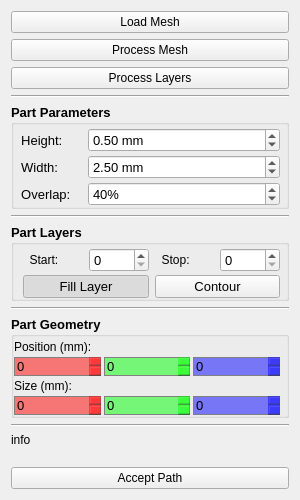
<?xml version="1.0" encoding="UTF-8"?>
<ui version="4.0">
 <class>Form</class>
 <widget class="QWidget" name="Form">
  <property name="geometry">
   <rect>
    <x>0</x>
    <y>0</y>
    <width>300</width>
    <height>500</height>
   </rect>
  </property>
  <property name="font">
   <font>
    <weight>75</weight>
    <bold>true</bold>
   </font>
  </property>
  <property name="windowTitle">
   <string>Form</string>
  </property>
  <layout class="QGridLayout" name="gridLayout">
   <item row="7" column="0">
    <widget class="Line" name="line_4">
     <property name="orientation">
      <enum>Qt::Horizontal</enum>
     </property>
    </widget>
   </item>
   <item row="12" column="0">
    <widget class="Line" name="line_2">
     <property name="orientation">
      <enum>Qt::Horizontal</enum>
     </property>
    </widget>
   </item>
   <item row="2" column="0">
    <widget class="QPushButton" name="btnLayers">
     <property name="font">
      <font>
       <weight>50</weight>
       <bold>false</bold>
      </font>
     </property>
     <property name="text">
      <string>Process Layers</string>
     </property>
    </widget>
   </item>
   <item row="8" column="0">
    <widget class="QGroupBox" name="grpLayers">
     <property name="font">
      <font>
       <pointsize>10</pointsize>
       <weight>75</weight>
       <bold>true</bold>
      </font>
     </property>
     <property name="title">
      <string>Part Layers</string>
     </property>
     <property name="checkable">
      <bool>false</bool>
     </property>
     <layout class="QGridLayout" name="gridLayout_2">
      <property name="topMargin">
       <number>3</number>
      </property>
      <property name="rightMargin">
       <number>6</number>
      </property>
      <property name="bottomMargin">
       <number>0</number>
      </property>
      <property name="horizontalSpacing">
       <number>6</number>
      </property>
      <property name="verticalSpacing">
       <number>3</number>
      </property>
      <item row="0" column="2">
       <widget class="QLabel" name="lblStop">
        <property name="font">
         <font>
          <pointsize>9</pointsize>
          <weight>50</weight>
          <bold>false</bold>
         </font>
        </property>
        <property name="text">
         <string>  Stop:   </string>
        </property>
       </widget>
      </item>
      <item row="0" column="0">
       <widget class="QLabel" name="lblStart">
        <property name="font">
         <font>
          <pointsize>9</pointsize>
          <weight>50</weight>
          <bold>false</bold>
         </font>
        </property>
        <property name="text">
         <string>  Start:   </string>
        </property>
       </widget>
      </item>
      <item row="0" column="1">
       <widget class="QDoubleSpinBox" name="sbStart">
        <property name="font">
         <font>
          <weight>50</weight>
          <bold>false</bold>
         </font>
        </property>
        <property name="decimals">
         <number>0</number>
        </property>
        <property name="maximum">
         <double>1000.000000000000000</double>
        </property>
       </widget>
      </item>
      <item row="0" column="3">
       <widget class="QDoubleSpinBox" name="sbStop">
        <property name="font">
         <font>
          <weight>50</weight>
          <bold>false</bold>
         </font>
        </property>
        <property name="decimals">
         <number>0</number>
        </property>
        <property name="maximum">
         <double>1000.000000000000000</double>
        </property>
       </widget>
      </item>
      <item row="1" column="2" colspan="2">
       <widget class="QPushButton" name="chbContour">
        <property name="font">
         <font>
          <weight>50</weight>
          <bold>false</bold>
         </font>
        </property>
        <property name="layoutDirection">
         <enum>Qt::LeftToRight</enum>
        </property>
        <property name="autoFillBackground">
         <bool>false</bool>
        </property>
        <property name="text">
         <string>Contour</string>
        </property>
        <property name="checkable">
         <bool>true</bool>
        </property>
        <property name="checked">
         <bool>false</bool>
        </property>
       </widget>
      </item>
      <item row="1" column="0" colspan="2">
       <widget class="QPushButton" name="chbFill">
        <property name="font">
         <font>
          <weight>50</weight>
          <bold>false</bold>
         </font>
        </property>
        <property name="layoutDirection">
         <enum>Qt::LeftToRight</enum>
        </property>
        <property name="autoFillBackground">
         <bool>false</bool>
        </property>
        <property name="text">
         <string>Fill Layer</string>
        </property>
        <property name="checkable">
         <bool>true</bool>
        </property>
        <property name="checked">
         <bool>true</bool>
        </property>
       </widget>
      </item>
     </layout>
    </widget>
   </item>
   <item row="6" column="0">
    <widget class="QGroupBox" name="grpParameters">
     <property name="font">
      <font>
       <pointsize>10</pointsize>
      </font>
     </property>
     <property name="title">
      <string>Part Parameters</string>
     </property>
     <layout class="QFormLayout" name="formLayout">
      <property name="rowWrapPolicy">
       <enum>QFormLayout::DontWrapRows</enum>
      </property>
      <property name="horizontalSpacing">
       <number>6</number>
      </property>
      <property name="verticalSpacing">
       <number>3</number>
      </property>
      <property name="leftMargin">
       <number>0</number>
      </property>
      <property name="topMargin">
       <number>3</number>
      </property>
      <property name="rightMargin">
       <number>6</number>
      </property>
      <property name="bottomMargin">
       <number>0</number>
      </property>
      <item row="0" column="0">
       <widget class="QLabel" name="lblHeight">
        <property name="font">
         <font>
          <weight>50</weight>
          <italic>false</italic>
          <bold>false</bold>
         </font>
        </property>
        <property name="text">
         <string>  Height:   </string>
        </property>
       </widget>
      </item>
      <item row="0" column="1">
       <widget class="QDoubleSpinBox" name="sbHeight">
        <property name="font">
         <font>
          <weight>50</weight>
          <italic>false</italic>
          <bold>false</bold>
         </font>
        </property>
        <property name="suffix">
         <string> mm</string>
        </property>
        <property name="maximum">
         <double>100.000000000000000</double>
        </property>
        <property name="singleStep">
         <double>0.100000000000000</double>
        </property>
        <property name="value">
         <double>0.500000000000000</double>
        </property>
       </widget>
      </item>
      <item row="1" column="1">
       <widget class="QDoubleSpinBox" name="sbWidth">
        <property name="font">
         <font>
          <weight>50</weight>
          <italic>false</italic>
          <bold>false</bold>
         </font>
        </property>
        <property name="suffix">
         <string> mm</string>
        </property>
        <property name="maximum">
         <double>100.000000000000000</double>
        </property>
        <property name="singleStep">
         <double>0.100000000000000</double>
        </property>
        <property name="value">
         <double>2.500000000000000</double>
        </property>
       </widget>
      </item>
      <item row="2" column="1">
       <widget class="QDoubleSpinBox" name="sbOverlap">
        <property name="font">
         <font>
          <weight>50</weight>
          <italic>false</italic>
          <bold>false</bold>
         </font>
        </property>
        <property name="suffix">
         <string>%</string>
        </property>
        <property name="decimals">
         <number>0</number>
        </property>
        <property name="maximum">
         <double>100.000000000000000</double>
        </property>
        <property name="singleStep">
         <double>5.000000000000000</double>
        </property>
        <property name="value">
         <double>40.000000000000000</double>
        </property>
       </widget>
      </item>
      <item row="1" column="0">
       <widget class="QLabel" name="lblWidth">
        <property name="font">
         <font>
          <weight>50</weight>
          <italic>false</italic>
          <bold>false</bold>
         </font>
        </property>
        <property name="text">
         <string>  Width:   </string>
        </property>
       </widget>
      </item>
      <item row="2" column="0">
       <widget class="QLabel" name="lblOverlap">
        <property name="font">
         <font>
          <weight>50</weight>
          <italic>false</italic>
          <bold>false</bold>
         </font>
        </property>
        <property name="text">
         <string>  Overlap:   </string>
        </property>
       </widget>
      </item>
     </layout>
    </widget>
   </item>
   <item row="15" column="0">
    <spacer name="verticalSpacer">
     <property name="orientation">
      <enum>Qt::Vertical</enum>
     </property>
     <property name="sizeHint" stdset="0">
      <size>
       <width>20</width>
       <height>40</height>
      </size>
     </property>
    </spacer>
   </item>
   <item row="0" column="0">
    <widget class="QPushButton" name="btnLoad">
     <property name="minimumSize">
      <size>
       <width>0</width>
       <height>0</height>
      </size>
     </property>
     <property name="maximumSize">
      <size>
       <width>16777215</width>
       <height>16777215</height>
      </size>
     </property>
     <property name="font">
      <font>
       <weight>50</weight>
       <italic>false</italic>
       <bold>false</bold>
      </font>
     </property>
     <property name="text">
      <string>Load Mesh</string>
     </property>
    </widget>
   </item>
   <item row="11" column="0">
    <widget class="QGroupBox" name="grpGeometry">
     <property name="font">
      <font>
       <pointsize>10</pointsize>
       <weight>75</weight>
       <italic>false</italic>
       <bold>true</bold>
      </font>
     </property>
     <property name="title">
      <string>Part Geometry</string>
     </property>
     <layout class="QVBoxLayout" name="verticalLayout_2">
      <property name="spacing">
       <number>3</number>
      </property>
      <property name="leftMargin">
       <number>0</number>
      </property>
      <property name="topMargin">
       <number>3</number>
      </property>
      <property name="rightMargin">
       <number>6</number>
      </property>
      <property name="bottomMargin">
       <number>0</number>
      </property>
      <item>
       <widget class="QLabel" name="lblPosition">
        <property name="font">
         <font>
          <pointsize>9</pointsize>
          <weight>50</weight>
          <italic>false</italic>
          <bold>false</bold>
         </font>
        </property>
        <property name="text">
         <string>Position (mm):</string>
        </property>
       </widget>
      </item>
      <item>
       <layout class="QGridLayout" name="glPosition" rowstretch="0">
        <property name="spacing">
         <number>3</number>
        </property>
        <item row="0" column="0">
         <widget class="QDoubleSpinBox" name="sbPositionX">
          <property name="font">
           <font>
            <weight>50</weight>
            <italic>false</italic>
            <bold>false</bold>
           </font>
          </property>
          <property name="autoFillBackground">
           <bool>false</bool>
          </property>
          <property name="styleSheet">
           <string notr="true">background-color: rgba(255, 0, 0, 128);
border: 1px solid gray;
</string>
          </property>
          <property name="frame">
           <bool>false</bool>
          </property>
          <property name="decimals">
           <number>0</number>
          </property>
          <property name="maximum">
           <double>1000.000000000000000</double>
          </property>
          <property name="singleStep">
           <double>5.000000000000000</double>
          </property>
          <property name="value">
           <double>0.000000000000000</double>
          </property>
         </widget>
        </item>
        <item row="0" column="1">
         <widget class="QDoubleSpinBox" name="sbPositionY">
          <property name="minimumSize">
           <size>
            <width>0</width>
            <height>0</height>
           </size>
          </property>
          <property name="font">
           <font>
            <weight>50</weight>
            <italic>false</italic>
            <bold>false</bold>
           </font>
          </property>
          <property name="autoFillBackground">
           <bool>false</bool>
          </property>
          <property name="styleSheet">
           <string notr="true">background-color: rgba(0, 255, 0, 128);
border: 1px solid gray;</string>
          </property>
          <property name="wrapping">
           <bool>false</bool>
          </property>
          <property name="frame">
           <bool>false</bool>
          </property>
          <property name="buttonSymbols">
           <enum>QAbstractSpinBox::UpDownArrows</enum>
          </property>
          <property name="accelerated">
           <bool>false</bool>
          </property>
          <property name="decimals">
           <number>0</number>
          </property>
          <property name="maximum">
           <double>1000.000000000000000</double>
          </property>
          <property name="singleStep">
           <double>5.000000000000000</double>
          </property>
          <property name="value">
           <double>0.000000000000000</double>
          </property>
         </widget>
        </item>
        <item row="0" column="2">
         <widget class="QDoubleSpinBox" name="sbPositionZ">
          <property name="font">
           <font>
            <weight>50</weight>
            <italic>false</italic>
            <bold>false</bold>
           </font>
          </property>
          <property name="autoFillBackground">
           <bool>false</bool>
          </property>
          <property name="styleSheet">
           <string notr="true">background-color: rgba(0, 0, 255, 128);
border: 1px solid gray;</string>
          </property>
          <property name="frame">
           <bool>false</bool>
          </property>
          <property name="decimals">
           <number>0</number>
          </property>
          <property name="maximum">
           <double>1000.000000000000000</double>
          </property>
          <property name="singleStep">
           <double>5.000000000000000</double>
          </property>
          <property name="value">
           <double>0.000000000000000</double>
          </property>
         </widget>
        </item>
       </layout>
      </item>
      <item>
       <widget class="QLabel" name="lblSize">
        <property name="font">
         <font>
          <pointsize>9</pointsize>
          <weight>50</weight>
          <italic>false</italic>
          <bold>false</bold>
         </font>
        </property>
        <property name="text">
         <string>Size (mm):</string>
        </property>
       </widget>
      </item>
      <item>
       <layout class="QGridLayout" name="glSize" rowstretch="0">
        <property name="spacing">
         <number>3</number>
        </property>
        <item row="0" column="0">
         <widget class="QDoubleSpinBox" name="sbSizeX">
          <property name="font">
           <font>
            <weight>50</weight>
            <italic>false</italic>
            <bold>false</bold>
           </font>
          </property>
          <property name="autoFillBackground">
           <bool>false</bool>
          </property>
          <property name="styleSheet">
           <string notr="true">background-color: rgba(255, 0, 0, 128);
border: 1px solid gray;
</string>
          </property>
          <property name="frame">
           <bool>false</bool>
          </property>
          <property name="decimals">
           <number>0</number>
          </property>
          <property name="maximum">
           <double>1000.000000000000000</double>
          </property>
          <property name="singleStep">
           <double>10.000000000000000</double>
          </property>
         </widget>
        </item>
        <item row="0" column="1">
         <widget class="QDoubleSpinBox" name="sbSizeY">
          <property name="minimumSize">
           <size>
            <width>0</width>
            <height>0</height>
           </size>
          </property>
          <property name="font">
           <font>
            <weight>50</weight>
            <italic>false</italic>
            <bold>false</bold>
           </font>
          </property>
          <property name="autoFillBackground">
           <bool>false</bool>
          </property>
          <property name="styleSheet">
           <string notr="true">background-color: rgba(0, 255, 0, 128);
border: 1px solid gray;</string>
          </property>
          <property name="wrapping">
           <bool>false</bool>
          </property>
          <property name="frame">
           <bool>false</bool>
          </property>
          <property name="buttonSymbols">
           <enum>QAbstractSpinBox::UpDownArrows</enum>
          </property>
          <property name="accelerated">
           <bool>false</bool>
          </property>
          <property name="decimals">
           <number>0</number>
          </property>
          <property name="maximum">
           <double>1000.000000000000000</double>
          </property>
          <property name="singleStep">
           <double>10.000000000000000</double>
          </property>
         </widget>
        </item>
        <item row="0" column="2">
         <widget class="QDoubleSpinBox" name="sbSizeZ">
          <property name="font">
           <font>
            <weight>50</weight>
            <italic>false</italic>
            <bold>false</bold>
           </font>
          </property>
          <property name="autoFillBackground">
           <bool>false</bool>
          </property>
          <property name="styleSheet">
           <string notr="true">background-color: rgba(0, 0, 255, 128);
border: 1px solid gray;</string>
          </property>
          <property name="frame">
           <bool>false</bool>
          </property>
          <property name="decimals">
           <number>0</number>
          </property>
          <property name="maximum">
           <double>1000.000000000000000</double>
          </property>
          <property name="singleStep">
           <double>10.000000000000000</double>
          </property>
         </widget>
        </item>
       </layout>
      </item>
     </layout>
    </widget>
   </item>
   <item row="16" column="0">
    <widget class="QPushButton" name="btnAcceptPath">
     <property name="minimumSize">
      <size>
       <width>0</width>
       <height>0</height>
      </size>
     </property>
     <property name="maximumSize">
      <size>
       <width>16777215</width>
       <height>16777215</height>
      </size>
     </property>
     <property name="font">
      <font>
       <weight>50</weight>
       <italic>false</italic>
       <bold>false</bold>
      </font>
     </property>
     <property name="text">
      <string>Accept Path</string>
     </property>
    </widget>
   </item>
   <item row="5" column="0">
    <widget class="Line" name="line">
     <property name="orientation">
      <enum>Qt::Horizontal</enum>
     </property>
    </widget>
   </item>
   <item row="9" column="0">
    <widget class="Line" name="line_3">
     <property name="orientation">
      <enum>Qt::Horizontal</enum>
     </property>
    </widget>
   </item>
   <item row="1" column="0">
    <widget class="QPushButton" name="btnProcessMesh">
     <property name="font">
      <font>
       <weight>50</weight>
       <bold>false</bold>
      </font>
     </property>
     <property name="text">
      <string>Process Mesh</string>
     </property>
    </widget>
   </item>
   <item row="13" column="0">
    <widget class="QLabel" name="lblInfo">
     <property name="font">
      <font>
       <weight>50</weight>
       <bold>false</bold>
      </font>
     </property>
     <property name="text">
      <string>info</string>
     </property>
    </widget>
   </item>
  </layout>
 </widget>
 <resources/>
 <connections/>
</ui>
